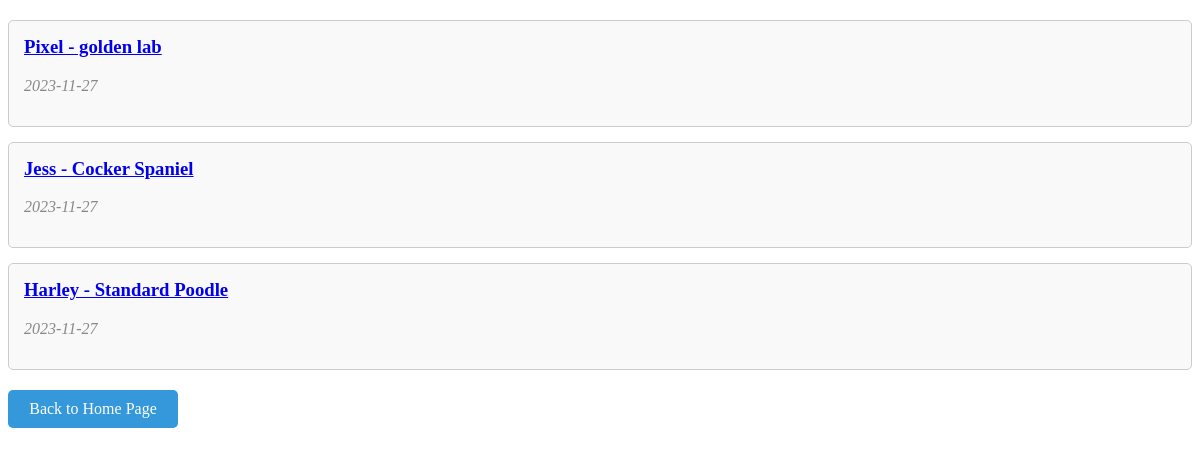
Screenshot of /blog/ with the database file from the repository.
### blog/models.py (models this page shows)
class Post(models.Model):
    id = models.AutoField(primary_key=True)
    title = models.CharField(max_length=140)
    body = models.TextField()
    date = models.DateTimeField()

### blog/templates/blog.html
{% extends "header.html" %}
{% block content %}
{% load static %}
    <div class="blog-posts">
        {% for post in object_list %}
            <div class="blog-post">
                <h3><a href="/blog/{{ post.id }}">{{ post.title }}</a></h3>
                <p class="post-date">{{ post.date|date:"Y-m-d" }}</p>
            </div>
        {% endfor %}
    </div>
    <a href="/" class="btn-back">Back to Home Page</a>
    <link rel="stylesheet" href="{% static 'blog/style.css' %}">
{% endblock %}

### blog/templates/header.html (shortened to what this page needs)
<!DOCTYPE html>
<html lang="en">
<head>
</head>
<body>
    {% block content %}
    {% endblock %}
</body>
</html>
{% load static %}
<link rel="stylesheet" href="{% static 'blog/style.css' %}">

### blog/static/blog/style.css (style rules this page uses)
.blog-posts { margin-top: 20px; }
.blog-post { border: 1px solid #ccc; padding: 15px; margin-bottom: 15px; border-radius: 5px; background-color: #f9f9f9; }
.blog-post h3 { margin-top: 0; }
.post-date { color: #888; font-style: italic; }
.btn-back { display: block; width: 150px; margin-top: 20px; padding: 10px; text-align: center; text-decoration: none; background-color: #3498db; color: white; border-radius: 5px; }

### rows the page displays
Post: title "Pixel - golden lab", date "2023-11-27"
Post: title "Jess - Cocker Spaniel", date "2023-11-27"
Post: title "Harley - Standard Poodle", date "2023-11-27"
